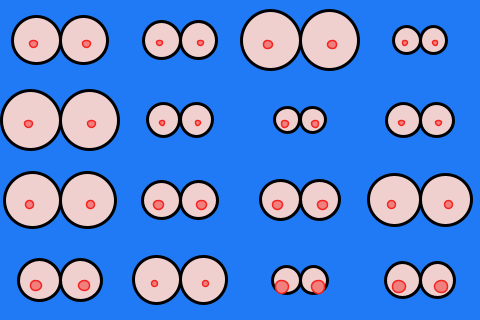
Frame 1 (no input)
Frame 60 (the mouse pressed at the canvas centre just before this capture): identical to frame 1, image omitted
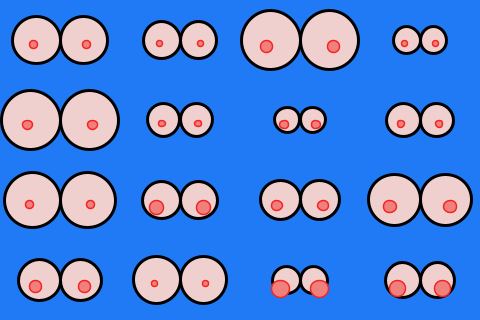
Frame 120 (the mouse held since frame 60 and released just before this capture)

The Processing sketch that drew these frames (run headless with seeded random() and noise(); from frame 60 on, the mouse is pressed at the canvas centre):

// Processing sketch: processing_36863
// ── processing_36863.pde

float boobsizes[]=new float[16];
float nipplesizes[]=new float[16];

void setup () {
  size (480, 320);
  for (int i=0; i<16; i++) {
    boobsizes[i]=random(25, 60);
    nipplesizes[i]=random(5, 15);
  }
}

void draw () {
  smooth ();
  background (32, 122, 245);
  //drawboob (100, 100, 40, 10, 0);
  //drawboob (200, 100, 40, 10, 1);


  for (int i=0; i<4; i++) {
    for (int j=0; j<4; j++) {
      drawboobpair (i*width/4+60, j*height/4 + 40, boobsizes[j+4*i], 
      nipplesizes[j+4*i]+map(random(mouseX),0,480,0,10));
    }
  }
}

void drawboob(
float x, 
float y, 
float boobSize, 
float nippleSize, 
int nipplePlace) {
  fill (239, 208, 207);
  stroke (0);
  strokeWeight (3);
  ellipse (x, y, boobSize, boobSize);

  fill (240, 128, 126);
  stroke (245, 36, 32);
  strokeWeight (1.5);
  if (nipplePlace == 0) {
    // The nipple will be on the left side
    ellipse (x-nippleSize/3, y+nippleSize/2, nippleSize, nippleSize);
  }
  else {
    ellipse (x+nippleSize/3, y+nippleSize/2, nippleSize, nippleSize); 
    // The nipple will be on the right side
  }
}

void drawboobpair(
float x, 
float y, 
float boobSize, 
float nippleSize)

{
  drawboob (x-boobSize/2, y, boobSize, nippleSize, 0);
  drawboob (x+boobSize/2, y, boobSize, nippleSize, 1);
}
